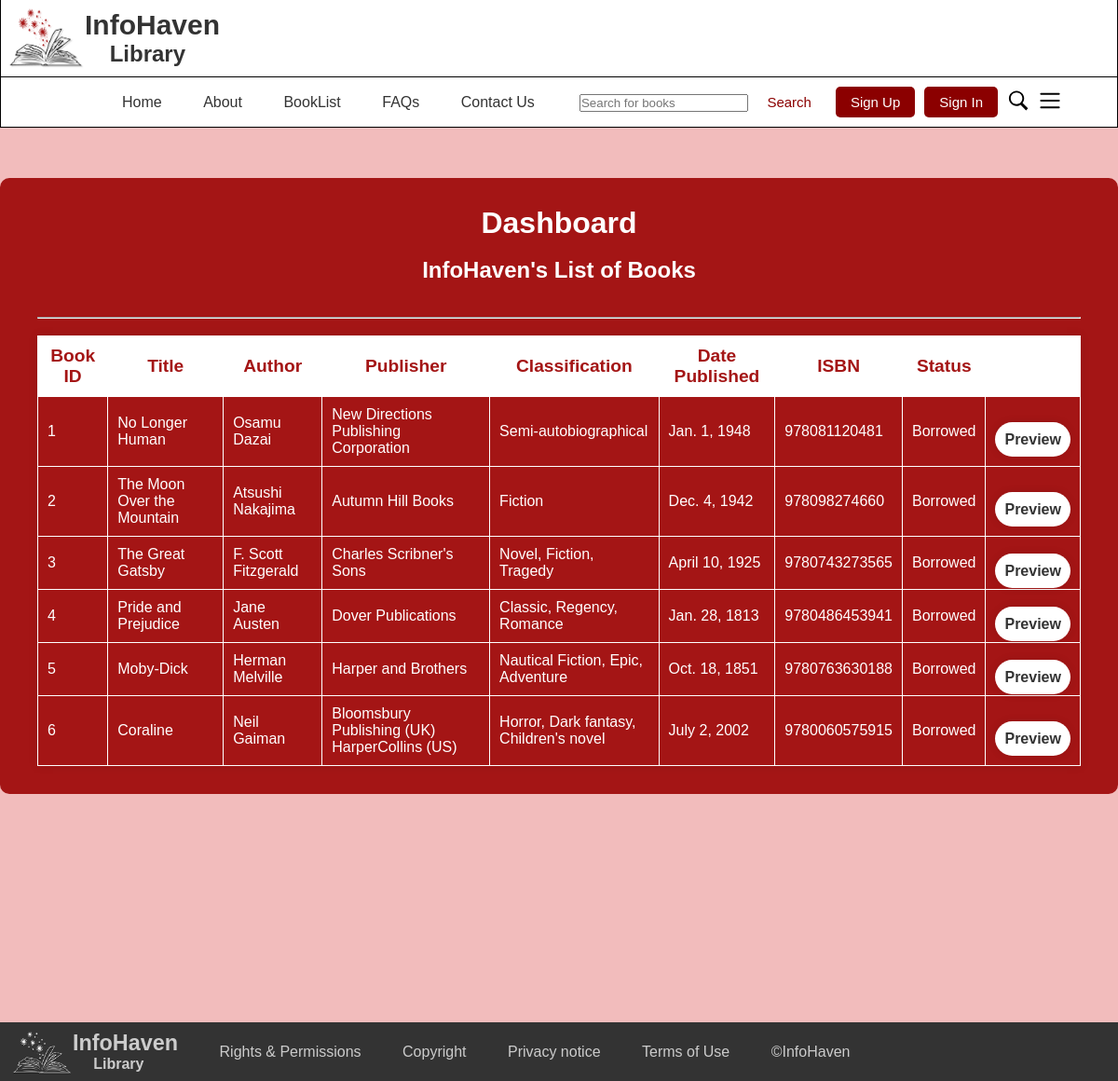
Screenshot of /DashboardGuest with the database file from the repository.
### InfoHaven_App/models.py (models this page shows, shortened)
class Book(models.Model):
    book_id = models.CharField(primary_key=True, unique=True, max_length=50)
    author_id = models.CharField(max_length=50)
    title = models.CharField(max_length=255)
    summary = models.TextField(null=True, blank=True)
    author = models.CharField(max_length=255)
    publisher = models.CharField(max_length=255)
    classification = models.CharField(max_length=255)
    date_published = models.DateField()
    isbn = models.CharField(max_length=13, unique=True)
    status = models.CharField(max_length=50)
    borrower = models.CharField(max_length=50, blank=True, null=True)

### InfoHaven_App/views.py (the view)
# urls.py: path('DashboardGuest', views.dashboard_guest, name='DashboardGuest'),
def dashboard_guest(request):
    books = Book.objects.all()
    context = {
        'books': books,
    }
    return render(request, 'InfoHaven_App/DashboardGuest.html', context)

### templates/InfoHaven_App/DashboardGuest.html (shortened to what this page needs)
<!DOCTYPE html>
<html lang="en">
  <head>
      {% load static %}
      <link rel="stylesheet" href="{% static 'styles.css' %}">
  </head>
  <body>
      <header style="padding: 0;">
          <div class="bordering2">
              <img src="{% static 'logo.png' %}" alt="logo" class="logo">
              <h1 class="element" style="padding-left: 10px; padding-top: 10px; font-size: 30px;">
                  InfoHaven              </h1>
              <h2 class="element" style="padding-left: 40px; padding-bottom: 10px;">&nbsp;&nbsp;&nbsp;&nbsp;Library</h2>
          </div>
          <nav class="bordering">
              <ul class="menu">
                  <li><a href="/Start">Home</a></li>
                  <li><a href="/About_Guest">About</a></li>
                  <li><a href="/DashboardGuest">BookList</a></li>
                  <li><a href="#faqs">FAQs</a></li>
                  <li><a href="#contact">Contact Us</a></li>
              </ul>
              <div class="user-actions">
                <form action="{% url 'search_books_guest' %}" method="get">
                  <input type="text" name="search_query" placeholder="Search for books">
                  <button type="submit" style="margin-right: 10px; background-color: #fff; color: darkred;
                      border: none; padding: 8px 16px; cursor: pointer; border-radius: 5px;
                      font-size: 15px;">Search</button>
              </form>
              <div class="user-actions">
                <a href="/Register">
                    <button id="sign-up">Sign Up</button>
                </a>
                <a href="/Login">
                    <button id="sign-in">Sign In</button>
                </a>
                <div id="search-icon">
                    <img src="{% static 'search.svg' %}" alt="Search Icon">
                </div>
                <div id="menu-icon">
                    <img src="{% static 'menu.svg' %}" alt="Menu Icon">
                </div>
            </div>
              </div>
          </nav>
      </header>
    <main style="background-color: #F2BCBC; min-height: 120vh;">
      <br><br><br>
      <div class="dbu_wrapper">
        <h1 class="" style="text-align: center;">Dashboard</h1>
        <br>
        <h2 class="" style="text-align: center;">InfoHaven's List of Books</h2>
        <br> <br> <hr>
        <br>
        <div class="row justify-content-center">
          <div class="col-md-12">
            <table class="table table-striped table-bordered table-hover center">
              <thead>
                <tr style="font-size: larger;">
                  <th>Book ID</th>
                  <th>Title</th>
                  <th>Author</th>
                  <th>Publisher</th>
                  <th>Classification</th>
                  <th>Date Published</th>
                  <th>ISBN</th>
                  <th>Status</th>
                  <th></th>
                </tr>
              </thead>
              <tbody>
                {% for book in books %}
                <tr>
                  <td>{{ book.book_id }}</td>
                  <td>{{ book.title }}</td>
                  <td>{{ book.author }}</td>
                  <td>{{ book.publisher }}</td>
                  <td>{{ book.classification }}</td>
                  <td>{{ book.date_published }}</td>
                  <td>{{ book.isbn }}</td>
                  <td>{{ book.status }}</td>
                  <td>
                    <br>
                    <a href="{% url 'preview_book_guest' book.book_id %}" class="btn">Preview</a>
                    <br>
                  </td>
                </tr>
                {% endfor %}
            </tbody>
          </table>
          </div>
        </div>
      </div>
      <br><br><br>
    </main>
    <footer>
      <img src="imglogo2.png" alt="Image logo" style="width: 70px; height: 55px; float: left; margin-top: -5px; margin-left: 8px;">
      <div>
          <div class="library-name">
          <h3 class="element">InfoHaven</h3><h4 class="element" style="font-size:medium;">&nbsp;&nbsp;&nbsp;&nbsp;&nbsp;Library</h4>
      </div>
          <ul class="footer-links">
              <li><a href="#">Rights & Permissions</a></li>
              <li><a href="#">Copyright</a></li>
              <li><a href="#">Privacy notice</a></li>
              <li><a href="#">Terms of Use</a></li>
              <li><a href="#">&#169;InfoHaven</a></li>
          </ul>
      </div>
  </footer>
  </body>
</html>

### static/styles.css (style rules this page uses)
body { font-family: Arial, sans-serif; margin: 0; padding: 0; }
nav { display: flex; justify-content: space-between; align-items: center; margin: 0 auto; padding: 0 20px; }
footer { background-color: #333; color: #CCC; padding: 9px 0; }
.logo { width: 90px; height: 75px; float: left; }
.element { margin: 0; padding: 0; }
.bordering { padding: 10px; border-top: none; border-right: 1px solid black; border-bottom: 1px solid black; border-left: 1px solid black; }
.bordering2 { border-top: none; border-right: 1px solid black; border-bottom: 1px solid black; border-left: 1px solid black; }
.menu { list-style-type: none; padding: 0; margin-left: 100px; }
.menu li { display: inline; margin-left: 20px; margin-right: 20px; }
.menu li a { text-decoration: none; color: #333; }
.user-actions { display: flex; align-items: center; margin-right: 20px; }
.library-name, .footer-links { display: inline-block; vertical-align: middle; margin: 0; }
.library-name { font-size: 20px; margin-right: 20px; }
.footer-links { list-style: none; padding: 0; }
.footer-links li { margin-right: 20px; display: inline; margin-left: 20px ; }
.footer-links a { color: #CCC; text-decoration: none; }
#sign-up, #sign-in { margin-right: 10px; background-color: darkred; color: #fff; border: none; padding: 8px 16px; cursor: pointer; border-radius: 5px; font-size: 15px; }
#search-icon { margin-right: 10px; cursor: pointer; }
#search-icon img { width: 24px; height: 24px; }
#menu-icon { margin-right: 10px; cursor: pointer; }
#menu-icon img { width: 24px; height: 24px; }
* { margin: 0; padding: 0; box-sizing: border-box; font-family: "Poppins", sans-serif; }
body { justify-content: center; align-items: center; min-height: 100vh; background-size: cover; background-position: center; }
header { color: #333; background-color: #fff; padding: 10px 0; }
form { margin-left: auto; margin-right: auto; text-align: left; }
.dbu_wrapper { width: 100%; margin-right: auto; margin-left: auto; background: #a41515; color: #fff; border-radius: 10px; padding: 30px 40px; min-width: 500px; }
.dbu_wrapper .btn { background: #fff; border: none; outline: none; border-radius: 40px; box-shadow: 0 0 10px rgba(0, 0, 0, .1); cursor: pointer; font-size: 16px; color: #333; font-weight: 600; padding: 10px; text-decoration: none; }
.table { width: 100%; border-collapse: collapse; box-shadow: 0px 0px 10px 0px rgba(0,0,0,0.1); }
.table th { background-color: white; color: #a41515; padding: 10px; border: 1px solid white; width: auto; height: auto; }
.table td { padding: 10px; border: 1px solid white; }
.center { margin-left: auto; margin-right: auto; }

### rows the page displays
Book: book_id "1", title "No Longer Human", author "Osamu Dazai", publisher "New Directions Publishing Corporation", classification "Semi-autobiographical", date_published "Jan. 1, 1948", isbn "978081120481", status "Borrowed"
Book: book_id "2", title "The Moon Over the Mountain", author "Atsushi Nakajima", publisher "Autumn Hill Books", classification "Fiction", date_published "Dec. 4, 1942", isbn "978098274660", status "Borrowed"
Book: book_id "3", title "The Great Gatsby", author "F. Scott Fitzgerald", publisher "Charles Scribner's Sons", classification "Novel, Fiction, Tragedy", date_published "April 10, 1925", isbn "9780743273565", status "Borrowed"
Book: book_id "4", title "Pride and Prejudice", author "Jane Austen", publisher "Dover Publications", classification "Classic, Regency, Romance", date_published "Jan. 28, 1813", isbn "9780486453941", status "Borrowed"
Book: book_id "5", title "Moby-Dick", author "Herman Melville", publisher "Harper and Brothers", classification "Nautical Fiction, Epic, Adventure", date_published "Oct. 18, 1851", isbn "9780763630188", status "Borrowed"
Book: book_id "6", title "Coraline", author "Neil Gaiman", publisher "Bloomsbury Publishing (UK) HarperCollins (US)", classification "Horror, Dark fantasy, Children's novel", date_published "July 2, 2002", isbn "9780060575915", status "Borrowed"
